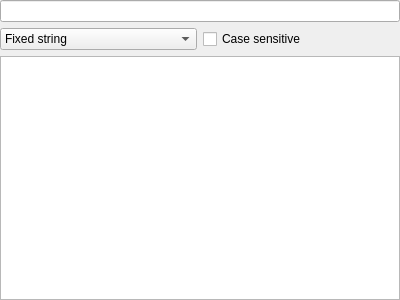
<?xml version="1.0" encoding="UTF-8"?>
<ui version="4.0">
 <class>HistoryWidget</class>
 <widget class="QWidget" name="HistoryWidget">
  <property name="geometry">
   <rect>
    <x>0</x>
    <y>0</y>
    <width>400</width>
    <height>300</height>
   </rect>
  </property>
  <property name="windowTitle">
   <string/>
  </property>
  <layout class="QVBoxLayout" name="verticalLayout">
   <property name="margin">
    <number>0</number>
   </property>
   <item>
    <layout class="QVBoxLayout" name="verticalLayout_3">
     <item>
      <widget class="LC::Util::TagsLineEdit" name="HistoryFilterLine_"/>
     </item>
     <item>
      <layout class="QHBoxLayout" name="horizontalLayout">
       <item>
        <widget class="QComboBox" name="HistoryFilterType_">
         <item>
          <property name="text">
           <string>Fixed string</string>
          </property>
         </item>
         <item>
          <property name="text">
           <string>Wildcard</string>
          </property>
         </item>
         <item>
          <property name="text">
           <string>Regexp</string>
          </property>
         </item>
        </widget>
       </item>
       <item>
        <widget class="QCheckBox" name="HistoryFilterCaseSensitivity_">
         <property name="text">
          <string>Case sensitive</string>
         </property>
         <property name="checked">
          <bool>false</bool>
         </property>
        </widget>
       </item>
      </layout>
     </item>
    </layout>
   </item>
   <item>
    <widget class="QTreeView" name="HistoryView_"/>
   </item>
  </layout>
 </widget>
 <customwidgets>
  <customwidget>
   <class>LC::Util::TagsLineEdit</class>
   <extends>QLineEdit</extends>
   <header location="global">util/tags/tagslineedit.h</header>
  </customwidget>
 </customwidgets>
 <resources/>
 <connections/>
</ui>
